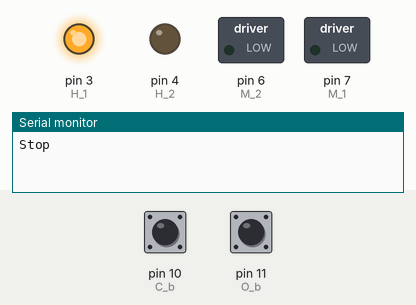
Simulated run of this sketch. Board: Arduino Uno, built with avr-gcc and run on an emulated ATmega328P. Parts: switched loads named in the sketch (green lamp = pin HIGH), output pins drawn as LEDs (lit = HIGH), the last lines printed to the serial monitor. The inputs (shaded band) are chosen by the test bench; at power-on: pin 11 (O_b) HIGH, pin 10 (C_b) HIGH.

Above: at 1.2 s.
1.3 s: pin 11 (O_b) pulled LOW for 0.15 s
At 1.7 s:
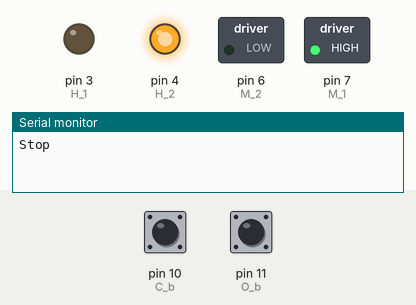
4.4 s: pin 10 (C_b) pulled LOW for 0.15 s
At 5.3 s:
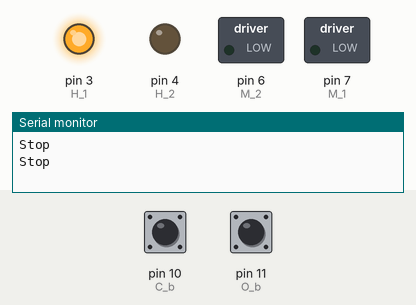
6.0 s: pin 11 (O_b) pulled LOW for 3.2 s
At 8.7 s:
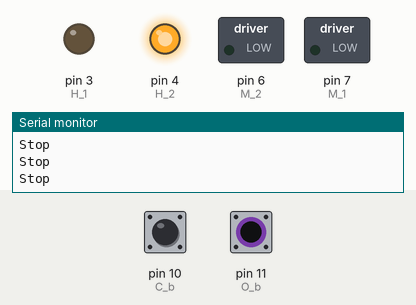
Timing chart, 0 to 10.2 s (numbered marks = the images above; inputs shaded):
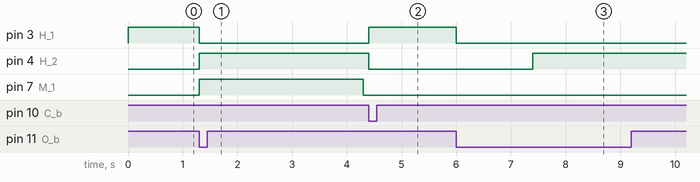

The sketch:

nti_final_day_3_.ino
```cpp
#define SPEED 200
#define M_1 7
#define M_2 6
#define H_1 3
#define H_2 4
//#define H_1 12
//#define H_2 13
#define M_OFF 1000
#define H_TIME 12000
#define O_b 11
#define C_b 10
volatile bool state = 0;
volatile bool pos = 0;
volatile unsigned long timer = millis(), h_timer = millis();
int dir = 0;
volatile int s_circle = 0;
void setup()
{
  Serial.begin(2000000);
  pinMode(M_1, OUTPUT);
  pinMode(M_2, OUTPUT);
  pinMode(H_1, OUTPUT);
  pinMode(H_2, OUTPUT);
  pinMode(O_b, INPUT_PULLUP);
  pinMode(C_b, INPUT_PULLUP);
  timerInit();  // Инициализация таймера
  //m_set(-1);
  //h_set(1);
  //delay(7000);
  ///h_set(1);
  //m_set(1);

  //h_set(0);
}
//mode 1 2 M_1
void loop()
{
  m_set(-1);
  while(!state)
  {
    ;
  }
  h_set(1);
  delay(3000);
  m_set(1);
  while(!state)
  {
    ;
  }
  h_set(0);
  delay(3000);
}

void backend()
{
  static int motor_dir = -1;

  if(pos == 0)
  {
    if(millis() - h_timer >= H_TIME)
    {
      digitalWrite(H_1, LOW);
      digitalWrite(H_2, LOW);
      state = 1;
    }
    else if(digitalRead(O_b))
    {
      digitalWrite(H_1, HIGH);
      digitalWrite(H_2, LOW);
      state = 0;
    }
    else
    {
      digitalWrite(H_1, LOW);
      digitalWrite(H_2, LOW);
      state = 1;
    }

  }
  else if(pos == 1)
  {
    if(millis() - h_timer >= H_TIME)
    {
      digitalWrite(H_1, LOW);
      digitalWrite(H_2, LOW);
      state = 1;
    }
    else if(digitalRead(C_b))
    {
      digitalWrite(H_1, LOW);
      digitalWrite(H_2, HIGH);
      state = 0;
    }
    else
    {
      digitalWrite(H_1, LOW);
      digitalWrite(H_2, LOW);
      state = 1;
    }
  }

    //Serial.println(millis() - timer);
  if(millis() - timer >= M_OFF)
  {
    if(dir == 1)
    {

      digitalWrite(M_1, LOW);
      analogWrite(M_2, SPEED);
      //Serial.println("dn");
    }
    else if(dir == -1)
    {

      analogWrite(M_1, SPEED);
      digitalWrite(M_2, LOW);
      //Serial.println("up");
    }
    else
    {

      digitalWrite(M_1, LOW);
      digitalWrite(M_2,LOW);
      //Serial.println("st");
    }
  }

}
void m_set(int p)
{
  //Serial.println(dir);
  if(p != dir)
  {
    digitalWrite(M_1, LOW);
    digitalWrite(M_2, LOW);
    timer = millis();
    dir = p;
    Serial.println("Stop");
  }
}
void h_set(bool p)
{
  if(p != pos)
  {
    pos = p;
    state = 0;
    h_timer = millis();
  }
}
void timerInit()
{
  TCCR0A |= (1 << WGM01);
  OCR0A = 0xF9;
  TIMSK0 |= (1 << OCIE0A);
  TCCR0B |= (1 << CS01) | (1 << CS00);
  sei();
}

ISR (TIMER0_COMPA_vect)
{
  backend();
}
```

Measured:
- after the input at 1.3 s, pin 3 (H_1): HIGH → LOW at once; pin 4 (H_2): LOW → HIGH at once; pin 7 (M_1): LOW → HIGH at once, → LOW 3.0 s later
- after the input at 4.4 s, pin 3 (H_1): LOW → HIGH at once; pin 4 (H_2): HIGH → LOW at once
- after the input at 6.0 s, pin 3 (H_1): HIGH → LOW at once; pin 4 (H_2): LOW → HIGH after 1.4 s
